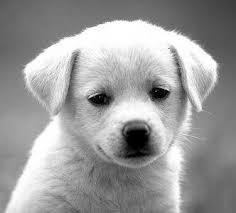
#> input picture HW1/q2/sample.jpg, 236 x 213 px
$ python histo.py
#> lines starting #> are read from the running program, lines starting #| are printed output that depends on the picture
import numpy as np
import cv2 as cv
from matplotlib import pyplot as plt

img_address="sample.jpg"

###########################################

def caclculate_histo(img_address):
#> called with img_address = 'sample.jpg'
    img =cv.imread(img_address,0)
#> img is the input picture: shape (213, 236); min 0, max 255, mean 155.7
    histo = np.zeros(256)
    for i in range(0, img.shape[0]):
        for j in range(0, img.shape[1]):
            histo[img[i][j]] += 1
    plt.plot(histo)
    plt.show()
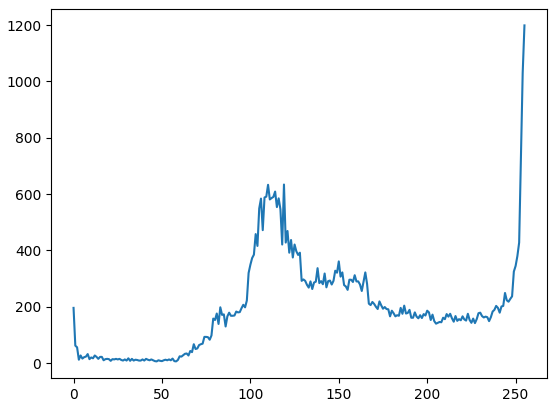
#> figure drawn by matplotlib, 1 panel; curve peaks at x = 255, y = 1199

###########################################

# caculate given image histogram
caclculate_histo(img_address)
